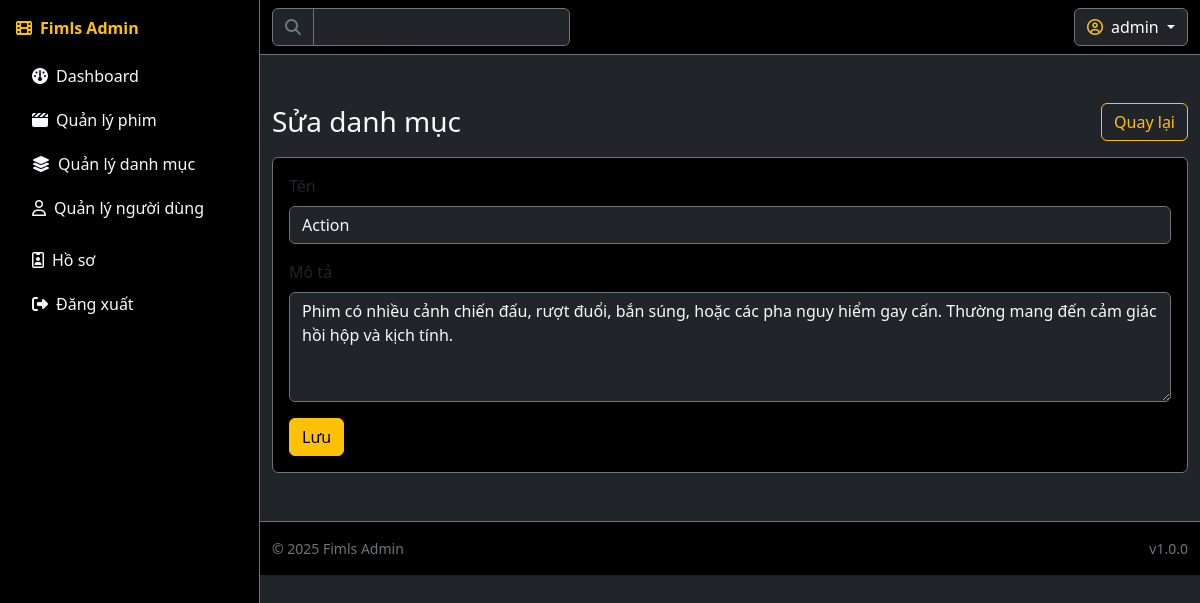
/admin/edit_category.php?id=1 (signed in), run on the app's committed database.
### tables this page shows
CREATE TABLE `categories` (
  `id` int(11) NOT NULL,
  `name` varchar(100) NOT NULL,
  `description` text DEFAULT NULL,
  `created_at` timestamp NOT NULL DEFAULT current_timestamp()
);

### admin/edit_category.php (the view, shortened to what this page needs)
<?php include __DIR__ . '/includes/header.php'; ?>
<div class="admin-layout">
<?php include __DIR__ . '/includes/sidebar.php'; ?>
<div>
<?php include __DIR__ . '/includes/topbar.php'; ?>
<?php
$id = (int)($_GET['id'] ?? 0);
$stmt = $mysqli->prepare('SELECT * FROM categories WHERE id=?');
$stmt->bind_param('i', $id);
$stmt->execute();
$cat = $stmt->get_result()->fetch_assoc();
?>
<main class="container-fluid my-4 my-md-5">
  <div class="d-flex justify-content-between align-items-center mb-3">
    <h3 class="section-title m-0">Sửa danh mục</h3>
    <a class="btn btn-outline-warning" href="<?php echo BASE_PATH; ?>/admin/manage_categories.php">Quay lại</a>
  </div>
  <div class="card bg-black border-secondary">
    <div class="card-body">
      <form method="post" action="">
        <div class="mb-3">
          <label class="form-label">Tên</label>
          <input name="name" class="form-control bg-dark text-light border-secondary" value="<?php echo htmlspecialchars($cat['name']); ?>" required>
        </div>
        <div class="mb-3">
          <label class="form-label">Mô tả</label>
          <textarea name="description" class="form-control bg-dark text-light border-secondary" rows="4"><?php echo htmlspecialchars($cat['description']); ?></textarea>
        </div>
        <button class="btn btn-warning" type="submit">Lưu</button>
      </form>
    </div>
  </div>
</main>
<?php include __DIR__ . '/includes/footer.php'; ?>

### assets/css/admin.css (style rules this page uses)
:root { --admin-bg: #0f0f10; --admin-panel: #111214; --admin-border: #2a2d33; --admin-gold: #f5c518; }
body { background-color: var(--admin-bg); }
.admin-layout { display: grid; grid-template-columns: 260px 1fr; min-height: 100vh; }
.card { background-color: #0d0e10; border: 1px solid var(--admin-border); }

### data on the page
categories: name "Action", description "Phim có nhiều cảnh chiến đấu, rượt đuổi, bắn súng, hoặc các pha nguy hiểm gay cấn. Thường mang đến cảm giác hồi hộp và kịch tính."

### other printed values
$_SESSION['user']['username'] "admin"
